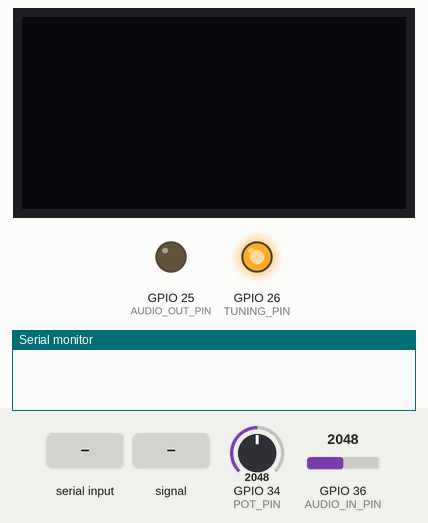
Bench run of a sketch on a simulated ESP32. Parts: 128×64 one-colour display, output pins drawn as LEDs (lit = HIGH), the last lines printed to the serial monitor. The inputs (shaded band) are chosen by the test bench; at power-on: GPIO 34 (POT_PIN) = 2048, GPIO 36 (AUDIO_IN_PIN) = 2048.

Above: at 1.2 s.
1.3 s: "e" received over Serial
At 2.1 s:
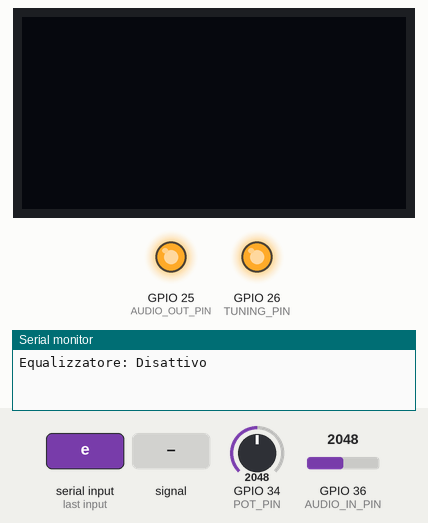
2.8 s: GPIO 34 (POT_PIN) set to 491
At 3.4 s:
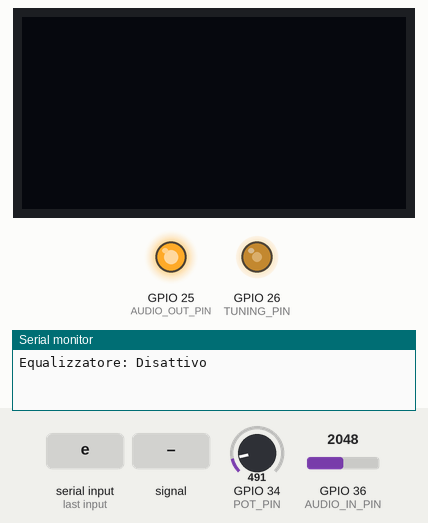
4.3 s: GPIO 36 (AUDIO_IN_PIN) set to 0
At 5.5 s:
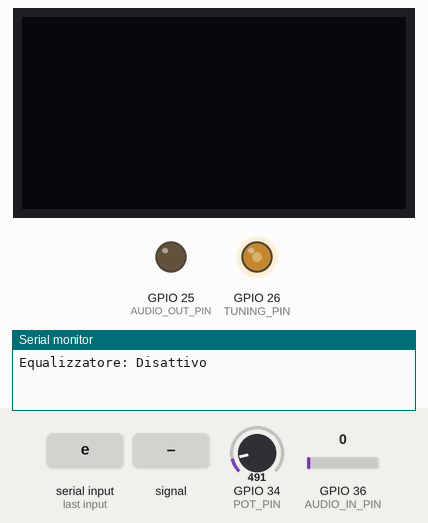
5.8 s: GPIO 34 (POT_PIN) set to 0
At 7.0 s:
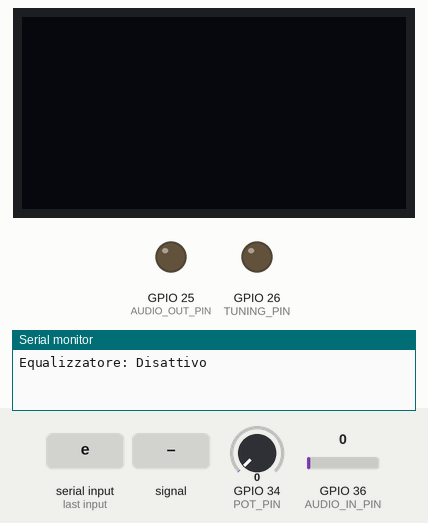
7.3 s: GPIO 36 (AUDIO_IN_PIN) set to 491
At 7.9 s:
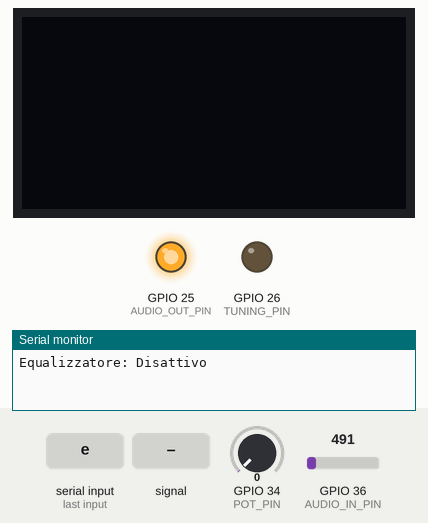
8.8 s: GPIO 36 (AUDIO_IN_PIN) fed a 200 Hz sine of ±327 counts around its level
Timing chart, 0 to 11.8 s (numbered marks = the images above; inputs shaded):
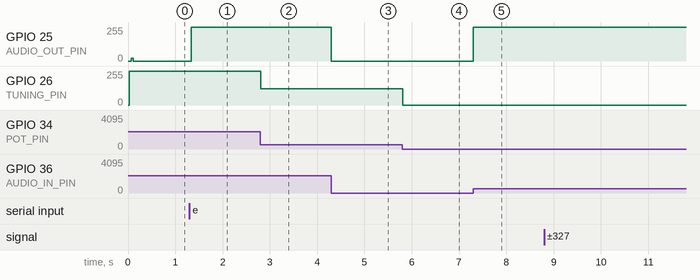

Measured:
- after the input at 1.3 s, GPIO 25 (AUDIO_OUT_PIN): 0/255 → 255/255 at once
- after the input at 2.8 s, GPIO 26 (TUNING_PIN): 255/255 → 122/255 at once
- after the input at 4.3 s, GPIO 25 (AUDIO_OUT_PIN): 255/255 → 0/255 at once
- after the input at 5.8 s, GPIO 26 (TUNING_PIN): 122/255 → 0/255 at once
- after the input at 7.3 s, GPIO 25 (AUDIO_OUT_PIN): 0/255 → 255/255 at once

The sketch:

AUDIO_SYSTEM.ino
```cpp
#include "Arduino.h"
#include <math.h>
#include <U8g2lib.h>
#include <SPI.h>
#include <Wire.h>

//#define SERIAL_BAUD 9600
#define SERIAL_BAUD 115200

// pin di ingresso audio
#define AUDIO_IN_PIN 36

// pin di uscita audio
#define AUDIO_OUT_PIN 25

// frequenza di campionamento audio (campioni al secondo)
#define SAMPLE_RATE 20000

// dimensione del buffer audio (numero di campioni da elaborare alla volta)
#define BUFFER_SIZE 256

// pin di ingresso del potenziometro
#define POT_PIN 34
#define BUTTON1_PIN 18
#define BUTTON2_PIN 19
#define BUTTON3_PIN 23
#define BUTTON4_PIN 33

// pin di uscita per il controllo del circuito di sintonia
#define TUNING_PIN 26

// buffer per memorizzare i campioni audio
int audioBuffer[BUFFER_SIZE];

// fattori di equalizzazione
float bassFactor = 1.2; //bassi
float midFactor = 1.0;  //medi
float trebleFactor = 0.8; //alti

// stato dell'equalizzatore (attivo o disattivo)
bool equalizerEnabled = true;

// coefficienti dei filtri IIR
float bassFilterCoeffs[] = {0.01, 0.02, 0.01, 0.9, -0.8};
float midFilterCoeffs[] = {0.1, 0.2, 0.1, 0.8, -0.6};
float trebleFilterCoeffs[] = {0.2, 0.4, 0.2, 0.7, -0.4};

// memoria per i valori filtrati precedenti
float bassFilterHistory[2] = {0, 0};
float midFilterHistory[2] = {0, 0};
float trebleFilterHistory[2] = {0, 0};

int letpot;
bool letbut1;
bool letbut2;
bool letbut3;
bool letbut4;

U8G2_SH1106_128X64_NONAME_F_HW_I2C u8g2(U8G2_R0, /* reset=*/ U8X8_PIN_NONE);

void setup()
{
  Serial.begin(SERIAL_BAUD); // comunicazione seriale
  dacWrite(AUDIO_OUT_PIN, 0); //uscita DAC

  pinMode(TUNING_PIN, OUTPUT); //pin di controllo della sintonia

  pinMode(BUTTON1_PIN, INPUT_PULLUP);
  pinMode(BUTTON2_PIN, INPUT_PULLUP);
  pinMode(BUTTON3_PIN, INPUT_PULLUP);
  pinMode(BUTTON4_PIN, INPUT_PULLUP);

  u8g2.setFont(u8g2_font_6x10_tf);
  u8g2.setFontRefHeightExtendedText();
  u8g2.setDrawColor(1);
  u8g2.setFontPosTop();
  u8g2.setFontDirection(0);
  u8g2.begin();

  // task audio sul core 0
  xTaskCreatePinnedToCore(audioTask, "AudioTask", 10000, NULL, 1, NULL, 0);

 // task sintonia sul core 1
  xTaskCreatePinnedToCore(tuningTask, "TuningTask", 10000, NULL, 1, NULL, 1);
}


void loop() {}

float applyIIRFilter(float input, float coeffs[], float history[])
{
  float output = coeffs[0] * input + coeffs[1] * history[0] + coeffs[2] * history[1] - coeffs[3] * history[0] - coeffs[4] * history[1];
  history[1] = history[0]; // aggiorna la memoria dei valori precedenti
  history[0] = output;
  return output;
}
```

SecondTask.ino
```cpp
void tuningTask(void * parameter)
{
  for (;;)
  {
    int potValue = analogRead(POT_PIN); // legge il valore del potenziometro
    int tuningValue = map(potValue, 0, 1023, 0, 255); // mappa il valore al range di controllo
    analogWrite(TUNING_PIN, tuningValue); // invia il valore al circuito di sintonia
    delay(10);
  }
}

void update_button()
{
  letpot = analogRead(POT_PIN);
  letbut1 = digitalRead(BUTTON1_PIN);
  letbut2 = digitalRead(BUTTON2_PIN);
  letbut3 = digitalRead(BUTTON3_PIN);
  letbut4 = digitalRead(BUTTON4_PIN);
}
```

audioTask.ino
```cpp
void audioTask(void * parameter)
{
  for (;;)
  {
    for (int i = 0; i < BUFFER_SIZE; i++)
    {
      audioBuffer[i] = analogRead(AUDIO_IN_PIN);

      float bassFiltered = applyIIRFilter(audioBuffer[i], bassFilterCoeffs, bassFilterHistory);
      float midFiltered = applyIIRFilter(audioBuffer[i], midFilterCoeffs, midFilterHistory);
      float trebleFiltered = applyIIRFilter(audioBuffer[i], trebleFilterCoeffs, trebleFilterHistory);

      if (equalizerEnabled)
      {
        audioBuffer[i] = (bassFiltered * bassFactor) + (midFiltered * midFactor) + (trebleFiltered * trebleFactor);
      }

      audioBuffer[i] = constrain(audioBuffer[i], 0, 255); // limita il segnale all'intervallo del DAC
      dacWrite(AUDIO_OUT_PIN, audioBuffer[i]); // invia il campione all'uscita DAC
      delayMicroseconds(1000000 / SAMPLE_RATE); // attende per mantenere la frequenza di campionamento
    }
    if (Serial.available() > 0)
    {
      char command = Serial.read();
      if (command == 'e')
      {
        equalizerEnabled = !equalizerEnabled; // inverte lo stato dell'equalizzatore
        Serial.print("Equalizzatore: ");
        Serial.println(equalizerEnabled ? "Attivo" : "Disattivo");
      }
    }
  }
}
```
